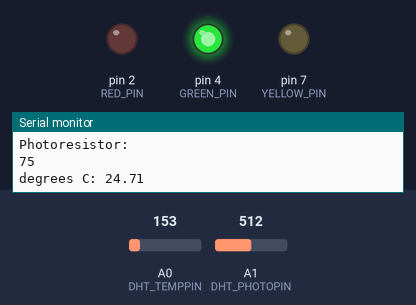
This sketch was run on a simulated Arduino Uno, built with avr-gcc and run on an emulated ATmega328P. On the bench: output pins drawn as LEDs (lit = HIGH), the last lines printed to the serial monitor. The test bench sets the inputs (shaded band); at power-on: A0 (DHT_TEMPPIN) = 153, A1 (DHT_PHOTOPIN) = 512.

Above: at 1.8 s.
1.9 s: A0 (DHT_TEMPPIN) set to 137
At 2.3 s:
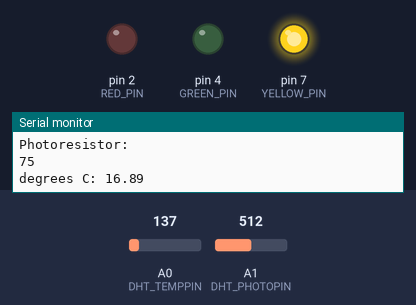
3.5 s: A1 (DHT_PHOTOPIN) set to 348
5.2 s: A1 (DHT_PHOTOPIN) set to 320
At 6.7 s:
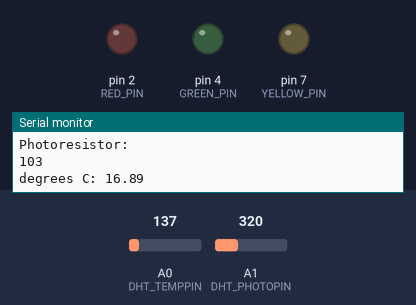
7.5 s: A1 (DHT_PHOTOPIN) set to 900
At 8.3 s:
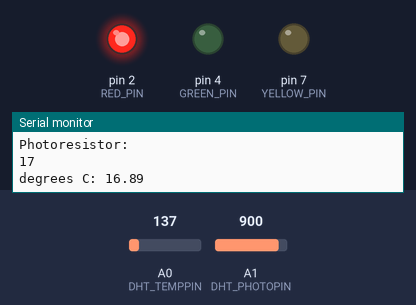
9.5 s: A1 (DHT_PHOTOPIN) set to 883
11.2 s: A1 (DHT_PHOTOPIN) set to 861
At 12.8 s:
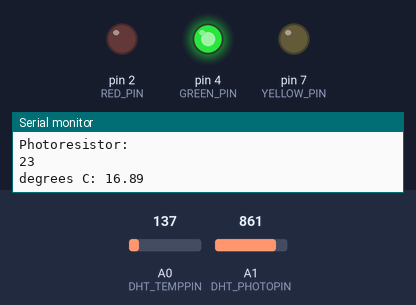
Timing chart, 0 to 14.3 s (numbered marks = the images above; inputs shaded):
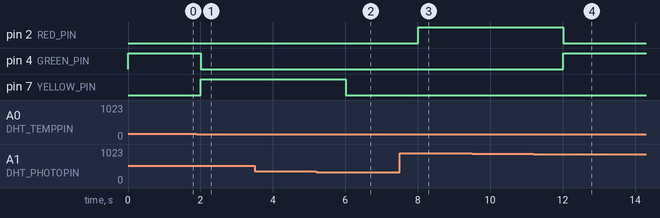

Measured:
- the behaviour switches between 146 and 145 on A0 (DHT_TEMPPIN) (found by bisection; images 0 and 1)
- the behaviour switches between 338 and 337 on A1 (DHT_PHOTOPIN) (found by bisection; images 1 and 2)
- the behaviour switches between 876 and 875 on A1 (DHT_PHOTOPIN) (found by bisection; images 3 and 4)
- after the input at 1.9 s, pin 4 (GREEN_PIN): HIGH → LOW after 0.10 s; pin 7 (YELLOW_PIN): LOW → HIGH after 0.10 s
- after the input at 5.2 s, pin 7 (YELLOW_PIN): HIGH → LOW after 0.81 s
- after the input at 7.5 s, pin 2 (RED_PIN): LOW → HIGH after 0.51 s
- after the input at 11.2 s, pin 2 (RED_PIN): HIGH → LOW after 0.81 s; pin 4 (GREEN_PIN): LOW → HIGH after 0.81 s

The sketch:

Exc2.ino
```cpp
// (C) Mohamed Taha Jasser, Nadman Faisal, Zahid Hasan, group: 6 (2025)
// Work package 3
// Exercise 2
// Submission code: 482740 (provided by your TA-s)

#define RED_PIN 2 // defining pin for red led
#define GREEN_PIN 4 // defining pin for green led
#define YELLOW_PIN 7 // defining pin for yellow led

#define DHT_TEMPPIN A0 // defining temperature pin
#define DHT_PHOTOPIN A1 // defining photoresistor pin

int periodicity = 1000; // defining period value


void setup()
{
  Serial.begin(115200); // initializing the serial
  pinMode(RED_PIN, OUTPUT); // initializing red led as output
  pinMode(GREEN_PIN, OUTPUT); // initilizing green led as output
  pinMode(YELLOW_PIN, OUTPUT); // initilizing yellow led as output

}

void loop()
{

  digitalWrite(RED_PIN, LOW); // turing red led off
  digitalWrite(GREEN_PIN, LOW); // turing green led off
  digitalWrite(YELLOW_PIN, LOW); // turing yellow led off

  int tempVal = analogRead(DHT_TEMPPIN); // storing the temperature analog value

  float voltage = (tempVal/1024.0) * 5.0; //convert the ADC reading to voltage
  float temperature = (voltage - .5) * 100; // convert the voltage to temperature in degrees


  int photoSen = analogRead(DHT_PHOTOPIN); // storing the photoresistor value
  int perPhoto = map(photoSen, 1017, 344, 0, 100); // mapping the photoresistor value to (0-100)

  if((perPhoto <= 100 && perPhoto >=61)){ // check if photoresistor value is between 100-60
    if(temperature >= 21){ // check if temperature is above 21
      digitalWrite(GREEN_PIN, HIGH); // turn green led on
    }else if (temperature < 21){ // check if temperature is below 21
      digitalWrite(YELLOW_PIN, HIGH); // turn yellow led on
    }
  }

  if((perPhoto <= 60 && perPhoto >=21)){ // check if photoresistor value is between 60-21
    if(temperature <= 20 && temperature >= 0){ // check if temperature is between 20-0
      digitalWrite(GREEN_PIN, HIGH); // turn green led on
    } else if (temperature > 21){ // check if temperature is above 21
      digitalWrite(RED_PIN, HIGH); // turn red led on
    } else if (temperature < 0){ // check if temperature is below 0
      digitalWrite(YELLOW_PIN, HIGH); // turn yellow led on
    }
  }

  if((perPhoto <= 20 && perPhoto >=1)){ // check if photoresistor value is between 20-1
    if(temperature <= 0 && temperature >= -12){ // check if temperature is between 0-(-12)
      digitalWrite(GREEN_PIN, HIGH); // turn green led on
    } else if (temperature > 0){ // check if temperature is above 0
      digitalWrite(RED_PIN, HIGH); // turn red led on
    } else if (temperature < -12){ // check if temperature is below -12
      digitalWrite(YELLOW_PIN, HIGH); // turn yellow led on
    }

  }

  if(perPhoto == 0){ // check if photoresistor value is equal to 0
    if(temperature < -12){ // check if temperature is below -12
      digitalWrite(GREEN_PIN, HIGH); // turn green led on
    } else if (temperature > -12){ // check if temperature is above -12
      digitalWrite(RED_PIN, HIGH); // turn red led on
    }

  }

  Serial.println("Photoresistor: "); // printline for Photoresistor
  Serial.println(perPhoto); // print Photoresistor value
  Serial.print("degrees C: "); // printline for for temperature
  Serial.println(temperature); // print temperature value
  delay(periodicity); // dealy of 1 second
}
```
